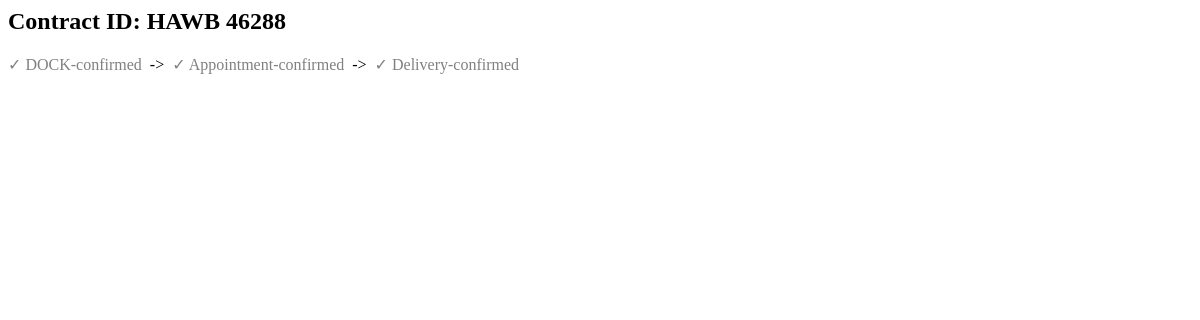
Before: /contracts/9/milestones (signed in) with the older database file.
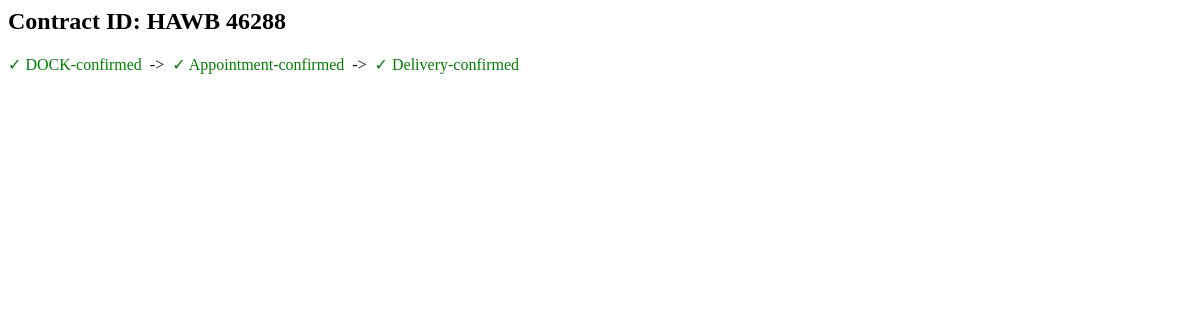
After: the same page with the newer database file.
### service_providers/views.py (the view)
def milestonesView(req, contract_id):
    contract = Contract.objects.get(id=contract_id)
    try:
        contract_updates = ContractUpdate.objects.filter(
            contract_id=contract_id).order_by('-event_time')
    except ContractUpdate.DoesNotExist:
        contract_updates = None
    context = {
        'contract': contract,
        'contract_updates': contract_updates,
    }
    return render(req, 'milestones.html', context)

### service_providers/templates/milestones.html (shortened to what this page needs)
<h2>Contract ID: {{ contract.num }}</h2>
{% if contract.dock_confirmed %}
<span style="color: green;">&#10003; DOCK-confirmed</span>
{% else %}
<span style="color: grey;">&#10003; DOCK-confirmed</span>
{% endif %}
&nbsp;->&nbsp;
{% if contract.appointment_confirmed %}
<span style="color: green;">&#10003; Appointment-confirmed</span>
{% else %}
<span style="color: grey;">&#10003; Appointment-confirmed</span>
{% endif %}
&nbsp;->&nbsp;
{% if contract.delivery_confirmed %}
<span style="color: green;">&#10003; Delivery-confirmed</span>
{% else %}
<span style="color: grey;">&#10003; Delivery-confirmed</span>
{% endif %}

Changed rows visible on the page:
changed Contract "HAWB 46288": dock_confirmed False → True (drawn); appointment_confirmed False → True (drawn); delivery_confirmed False → True (drawn)
